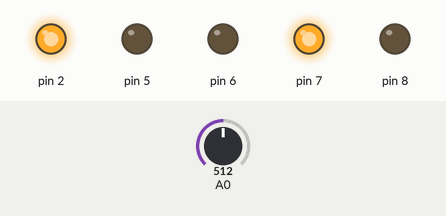
Simulated run of this sketch. Board: Arduino Uno, built with avr-gcc and run on an emulated ATmega328P. Shown: output pins drawn as LEDs (lit = HIGH). The inputs (shaded band) are chosen by the test bench; at power-on: A0 = 512.

Above: at 7.2 s.
7.3 s: A0 set to 524
At 8.5 s:
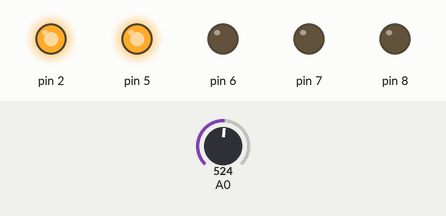
8.8 s: A0 set to 511
At 9.8 s:
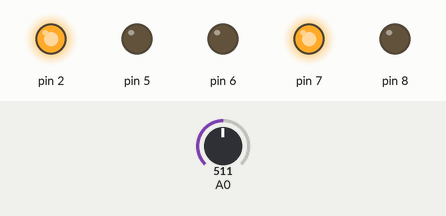
10.3 s: A0 set to 716
At 10.9 s:
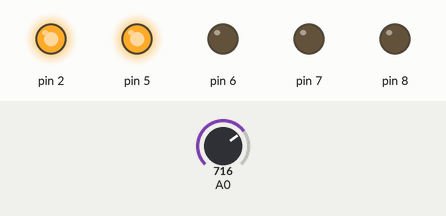
Timing chart, 0 to 13.3 s (numbered marks = the images above; inputs shaded):
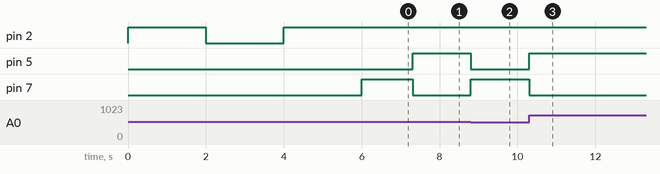

The sketch:

lineTrace.ino
```cpp
int target=0;
int black=0;
int white=0;
int getBrightness=0;
void setup() {
  // put your setup code here, to run once:
  Serial.begin(115200);
  pinMode(A0,INPUT);

  pinMode(2,OUTPUT);
  pinMode(5,OUTPUT);
  pinMode(6,OUTPUT);
  pinMode(7,OUTPUT);
  pinMode(8,OUTPUT);

  //キャリブレーション
  calibration();
}

void loop() {
  getBrightness=analogRead(A0);
  if(getBrightness>target){
    turnRight();
  }else{
    turnLeft();
  }
}

void turnRight(){
  digitalWrite(5,HIGH);
  digitalWrite(6,LOW);
  digitalWrite(7,LOW);
  digitalWrite(8,LOW);
  delay(10);
}

void turnLeft(){
  digitalWrite(5,LOW);
  digitalWrite(6,LOW);
  digitalWrite(7,HIGH);
  digitalWrite(8,LOW);
  delay(10);
}

void calibration(){
  //led2秒光らす
  digitalWrite(2,HIGH);
  //反射光①取得
  black=analogRead(A0);
  delay(2000);
  digitalWrite(2,LOW);
  delay(2000);

  //led2秒光らす
  digitalWrite(2,HIGH);
  //反射光②取得
  white=analogRead(A0);
  delay(2000);

  //targetを求める
  target=(black + white)/2;
}

void on(int time){
  digitalWrite(2,HIGH);
  delay(time*1000);
}

void off(int time){
  digitalWrite(2,LOW);
  delay(time*1000);
}

void foward(int time){
  digitalWrite(5,HIGH);
  digitalWrite(6,LOW);
  digitalWrite(7,HIGH);
  digitalWrite(8,LOW);
  delay(time*1000);
}

void back(int time){
  digitalWrite(5,LOW);
  digitalWrite(6,HIGH);
  digitalWrite(7,LOW);
  digitalWrite(8,HIGH);
  delay(time*1000);
}
```

Measured:
- the behaviour switches between 512 and 513 on A0 (found by bisection; images 0 and 1)
- after the input at 7.3 s, pin 5: LOW → HIGH at once; pin 7: HIGH → LOW at once
- after the input at 8.8 s, pin 5: HIGH → LOW at once; pin 7: LOW → HIGH at once
- after the input at 10.3 s, pin 5: LOW → HIGH at once; pin 7: HIGH → LOW at once
